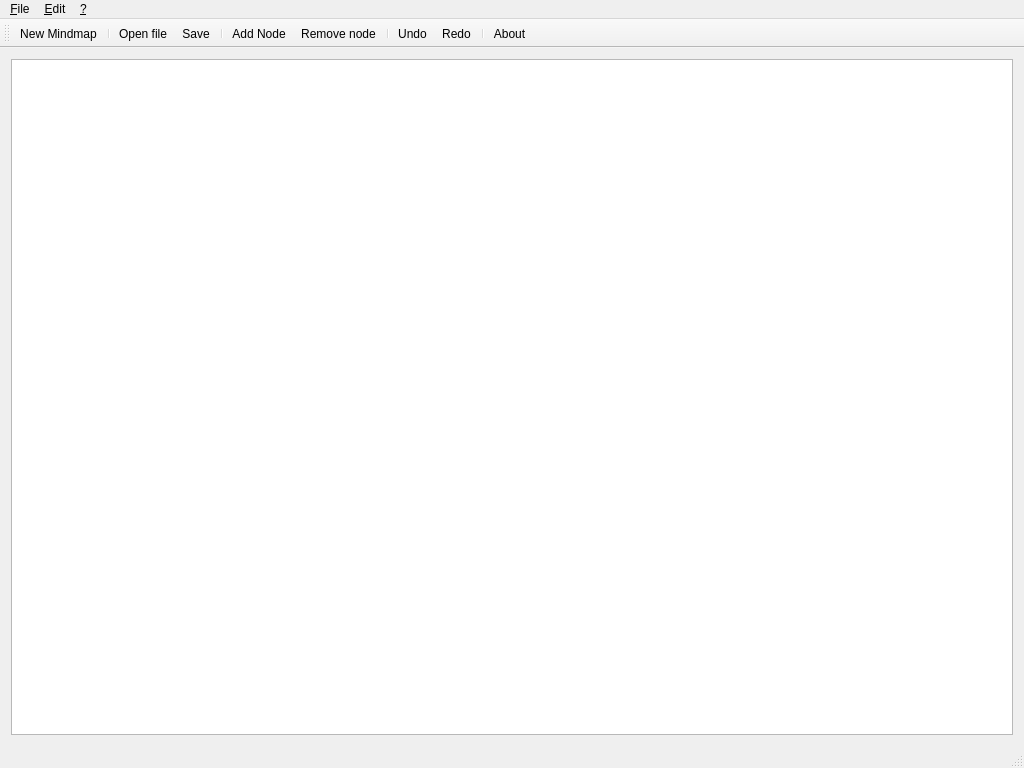
<?xml version="1.0" encoding="UTF-8"?>
<ui version="4.0">
 <class>MainWindow</class>
 <widget class="QMainWindow" name="MainWindow">
  <property name="geometry">
   <rect>
    <x>0</x>
    <y>0</y>
    <width>1024</width>
    <height>768</height>
   </rect>
  </property>
  <property name="windowTitle">
   <string>SimpleMind</string>
  </property>
  <widget class="QWidget" name="centralWidget">
   <layout class="QVBoxLayout" name="verticalLayout">
    <item>
     <widget class="QGraphicsView" name="mindmapView"/>
    </item>
   </layout>
  </widget>
  <widget class="QMenuBar" name="menuBar">
   <property name="geometry">
    <rect>
     <x>0</x>
     <y>0</y>
     <width>1024</width>
     <height>22</height>
    </rect>
   </property>
   <widget class="QMenu" name="menu_File">
    <property name="title">
     <string>&amp;File</string>
    </property>
    <addaction name="action_New_Mindmap"/>
    <addaction name="separator"/>
    <addaction name="action_Open_file"/>
    <addaction name="action_Save"/>
    <addaction name="separator"/>
    <addaction name="actionExport"/>
    <addaction name="separator"/>
    <addaction name="action_Exit"/>
   </widget>
   <widget class="QMenu" name="menu_Edit">
    <property name="title">
     <string>&amp;Edit</string>
    </property>
    <addaction name="action_Undo"/>
    <addaction name="action_Redo"/>
   </widget>
   <widget class="QMenu" name="menu">
    <property name="title">
     <string>&amp;?</string>
    </property>
    <addaction name="action_About"/>
   </widget>
   <addaction name="menu_File"/>
   <addaction name="menu_Edit"/>
   <addaction name="menu"/>
  </widget>
  <widget class="QToolBar" name="mainToolBar">
   <property name="iconSize">
    <size>
     <width>24</width>
     <height>24</height>
    </size>
   </property>
   <attribute name="toolBarArea">
    <enum>TopToolBarArea</enum>
   </attribute>
   <attribute name="toolBarBreak">
    <bool>false</bool>
   </attribute>
   <addaction name="action_New_Mindmap"/>
   <addaction name="separator"/>
   <addaction name="action_Open_file"/>
   <addaction name="action_Save"/>
   <addaction name="separator"/>
   <addaction name="actionAdd_Node"/>
   <addaction name="actionRemove_node"/>
   <addaction name="separator"/>
   <addaction name="action_Undo"/>
   <addaction name="action_Redo"/>
   <addaction name="separator"/>
   <addaction name="action_About"/>
  </widget>
  <widget class="QStatusBar" name="statusBar"/>
  <action name="action_New_Mindmap">
   <property name="icon">
    <iconset resource="icons.qrc">
     <normaloff>:/icons/new.ico</normaloff>:/icons/new.ico</iconset>
   </property>
   <property name="text">
    <string>&amp;New Mindmap...</string>
   </property>
   <property name="shortcut">
    <string>Ctrl+N</string>
   </property>
  </action>
  <action name="action_Open_file">
   <property name="icon">
    <iconset resource="icons.qrc">
     <normaloff>:/icons/open.ico</normaloff>:/icons/open.ico</iconset>
   </property>
   <property name="text">
    <string>&amp;Open file</string>
   </property>
   <property name="shortcut">
    <string>Ctrl+O</string>
   </property>
  </action>
  <action name="action_Save">
   <property name="icon">
    <iconset resource="icons.qrc">
     <normaloff>:/icons/save.ico</normaloff>:/icons/save.ico</iconset>
   </property>
   <property name="text">
    <string>&amp;Save</string>
   </property>
   <property name="shortcut">
    <string>Ctrl+S</string>
   </property>
  </action>
  <action name="action_Exit">
   <property name="text">
    <string>&amp;Exit</string>
   </property>
  </action>
  <action name="action_Undo">
   <property name="icon">
    <iconset theme=":icons/undo.ico" resource="icons.qrc">
     <normaloff>:/icons/undo.ico</normaloff>:/icons/undo.ico</iconset>
   </property>
   <property name="text">
    <string>&amp;Undo</string>
   </property>
   <property name="shortcut">
    <string>Ctrl+Z</string>
   </property>
  </action>
  <action name="action_Redo">
   <property name="icon">
    <iconset resource="icons.qrc">
     <normaloff>:/icons/redo.ico</normaloff>:/icons/redo.ico</iconset>
   </property>
   <property name="text">
    <string>&amp;Redo</string>
   </property>
   <property name="shortcut">
    <string>Ctrl+Shift+Z</string>
   </property>
  </action>
  <action name="action_About">
   <property name="icon">
    <iconset resource="icons.qrc">
     <normaloff>:/icons/about.ico</normaloff>:/icons/about.ico</iconset>
   </property>
   <property name="text">
    <string>&amp;About</string>
   </property>
   <property name="shortcut">
    <string>F1</string>
   </property>
  </action>
  <action name="actionAdd_Node">
   <property name="icon">
    <iconset resource="icons.qrc">
     <normaloff>:/icons/add_node.ico</normaloff>:/icons/add_node.ico</iconset>
   </property>
   <property name="text">
    <string>Add Node</string>
   </property>
   <property name="toolTip">
    <string>Add Node</string>
   </property>
  </action>
  <action name="actionRemove_node">
   <property name="icon">
    <iconset resource="icons.qrc">
     <normaloff>:/icons/remove_node.ico</normaloff>:/icons/remove_node.ico</iconset>
   </property>
   <property name="text">
    <string>Remove node</string>
   </property>
   <property name="toolTip">
    <string>Remove node</string>
   </property>
   <property name="shortcut">
    <string>Del</string>
   </property>
  </action>
  <action name="actionExport">
   <property name="text">
    <string>E&amp;xport as image...</string>
   </property>
  </action>
 </widget>
 <layoutdefault spacing="6" margin="11"/>
 <resources>
  <include location="icons.qrc"/>
 </resources>
 <connections/>
</ui>
